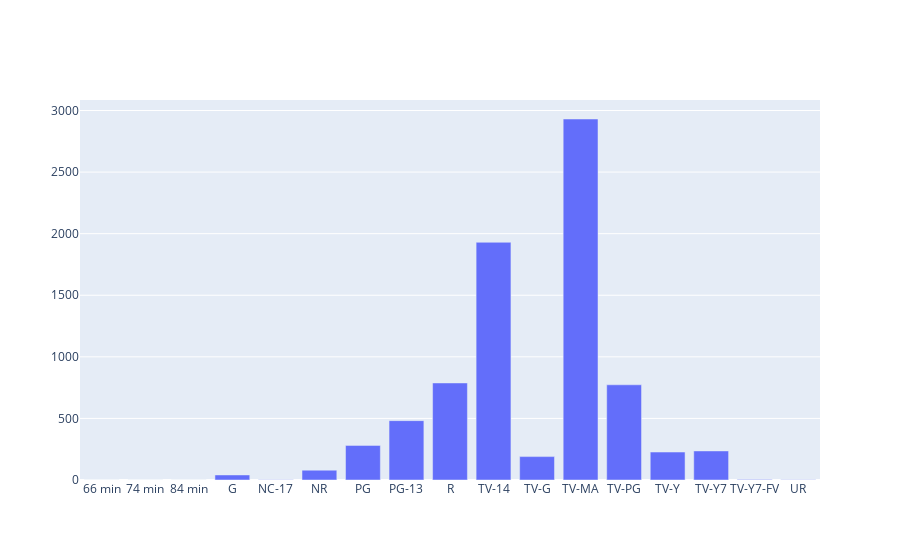

Write notebook code for a chart like this one.
### Code cell
trace =go.Bar(x=newdf['rating'], 
              y=newdf['country'],
              # marker={'color':['#FAB303','blue','green', 'red', '#ff5733' ]}
             )

# combine into a figure
fig = go.Figure([trace])
fig

### Figure 1 — Plotly figure (JSON) as saved in the notebook; plotly's stock layout.template omitted (floating-point values rounded to 4 significant figures)
{"data": [{"type": "bar", "x": ["66 min", "74 min", "84 min", "G", "NC-17", "NR", "PG", "PG-13", "R", "TV-14", "TV-G", "TV-MA", "TV-PG", "TV-Y", "TV-Y7", "TV-Y7-FV", "UR"], "y": [1, 1, 1, 41, 3, 80, 281, 482, 788, 1930, 190, 2931, 773, 227, 236, 5, 3]}], "layout": {}}
